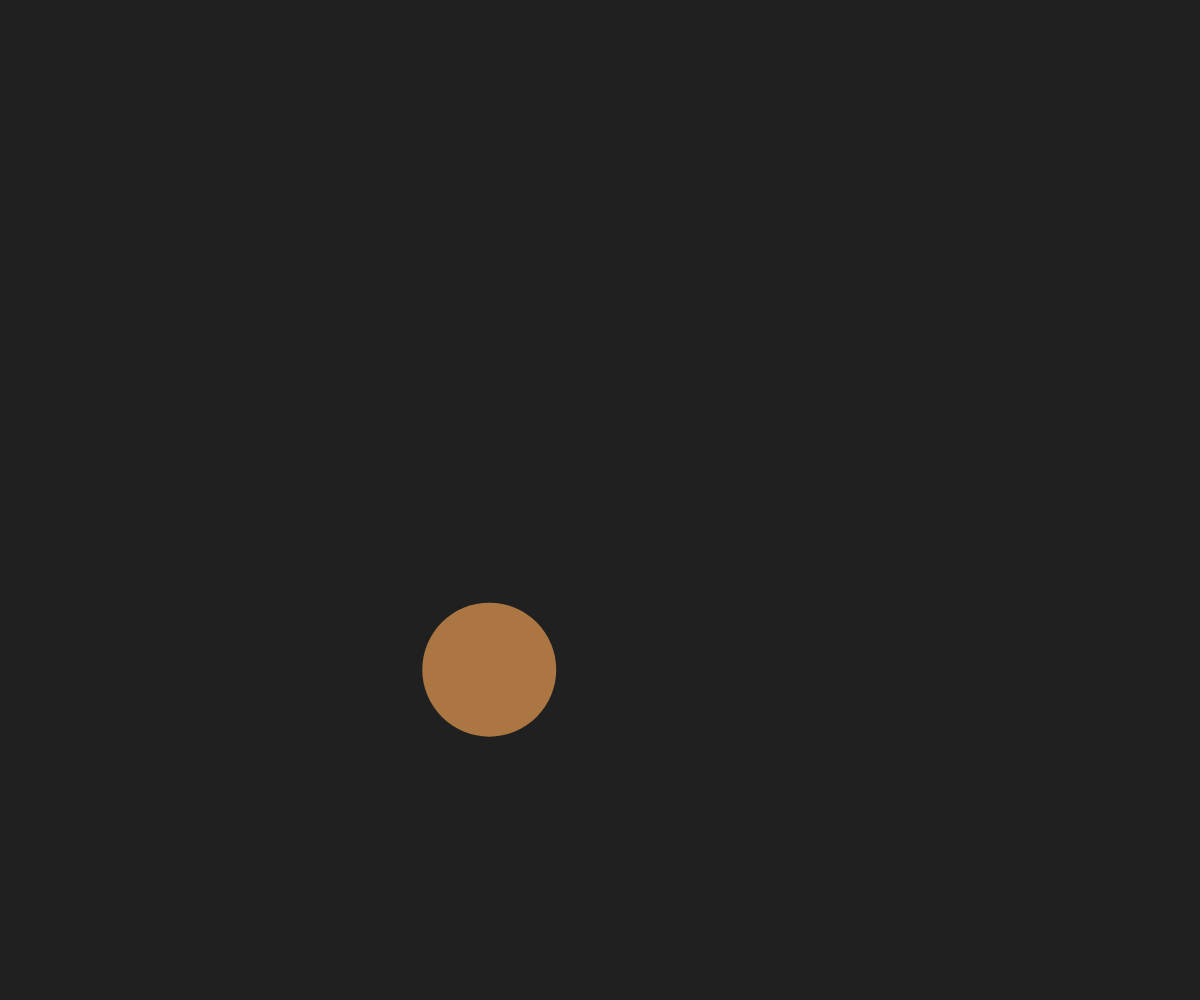
Frame 1 (no input)
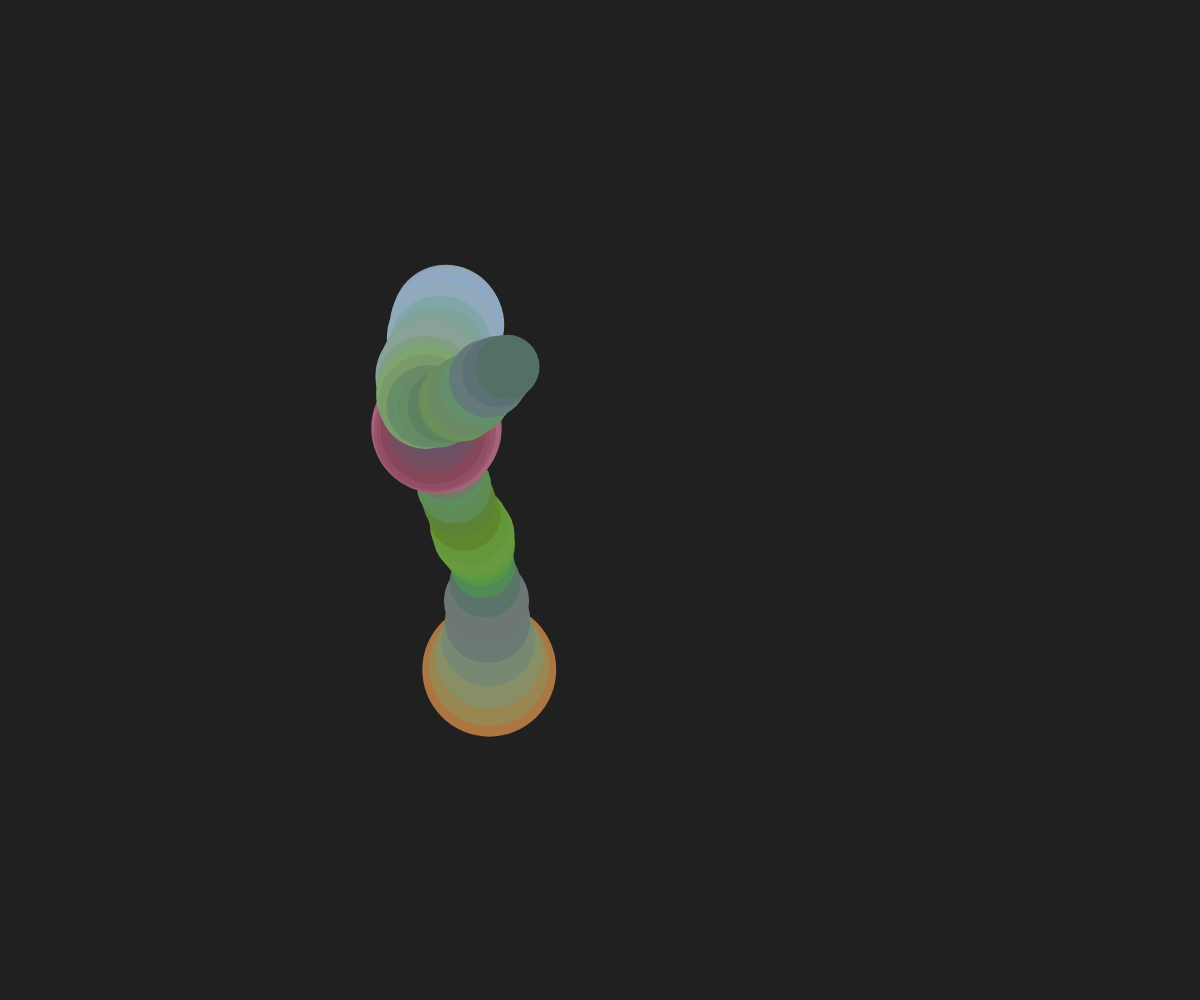
Frame 60 (no input)
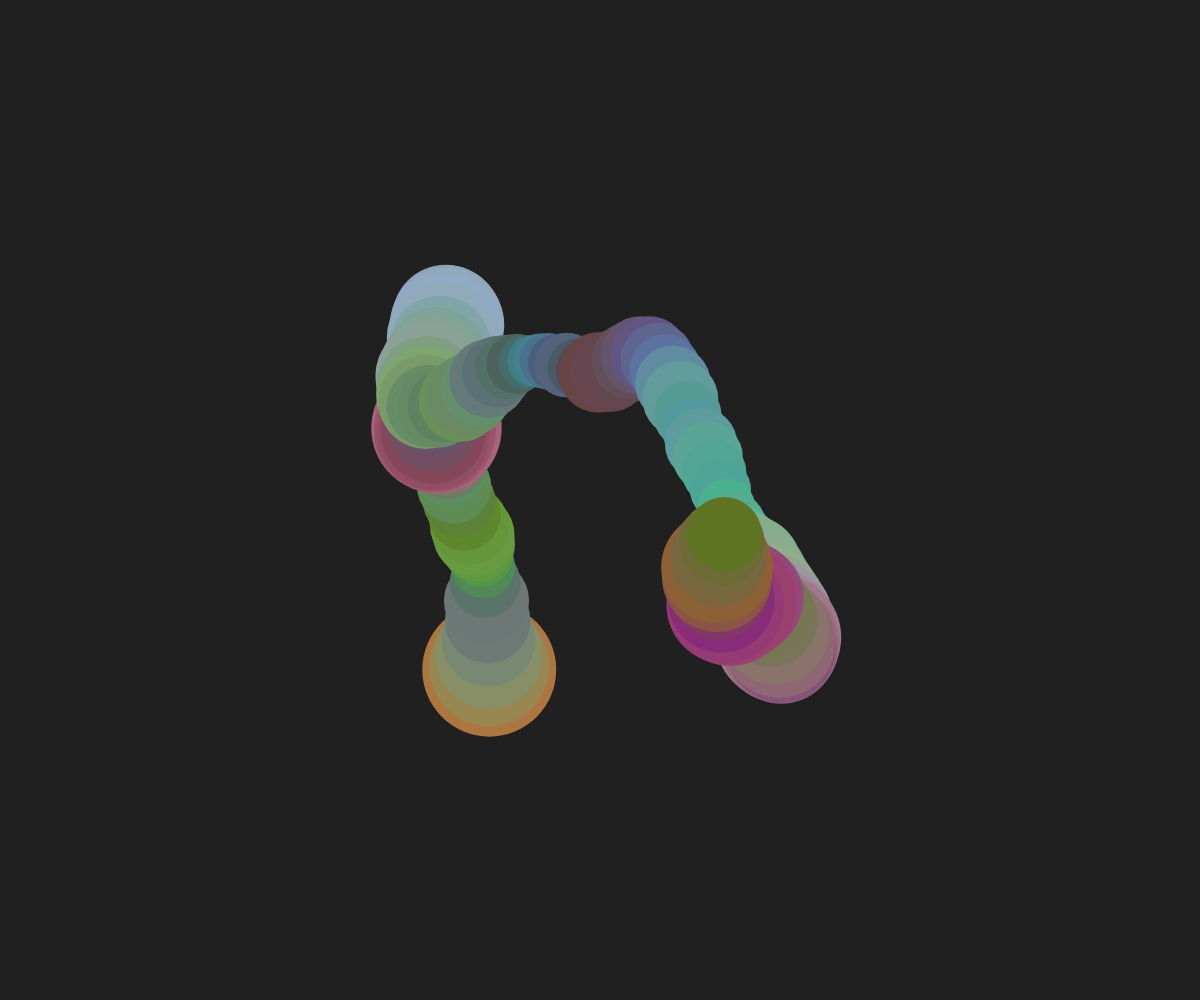
Frame 120 (the mouse pressed at the canvas centre since frame 60)

The p5.js sketch that drew these frames (run headless with seeded random() and noise() and a simulated clock; from frame 60 on, the mouse is pressed at the canvas centre):

// p5.js sketch
// ── sketch.js
let sizeoffset =0.0;
let coloroffset = 0.0;
let xoffset =1.0;
let yoffset=0.0;

let r;
let g;
let b;

function setup() {
  createCanvas(windowWidth,windowHeight);
  background(32);
}

function draw(){
  noStroke();
  let circleX = noise(xoffset)*width;
  let circleY = noise(yoffset)*height;
  let circleSize = noise(sizeoffset)*200;;
  let r = noise(coloroffset)*255;
  let g = noise(coloroffset +10)*255;
  let b = noise(coloroffset +20)*255;
  fill(r, g, b);
// ellispe drawn at x & y offset locations and the size that was closest to the previous
  ellipse(circleX, circleY, circleSize)

  // offset increments for next loop
  sizeoffset = sizeoffset + 0.1;
  coloroffset =coloroffset +0.1;
  xoffset = xoffset+0.01;
  yoffset =yoffset+0.02;
}
